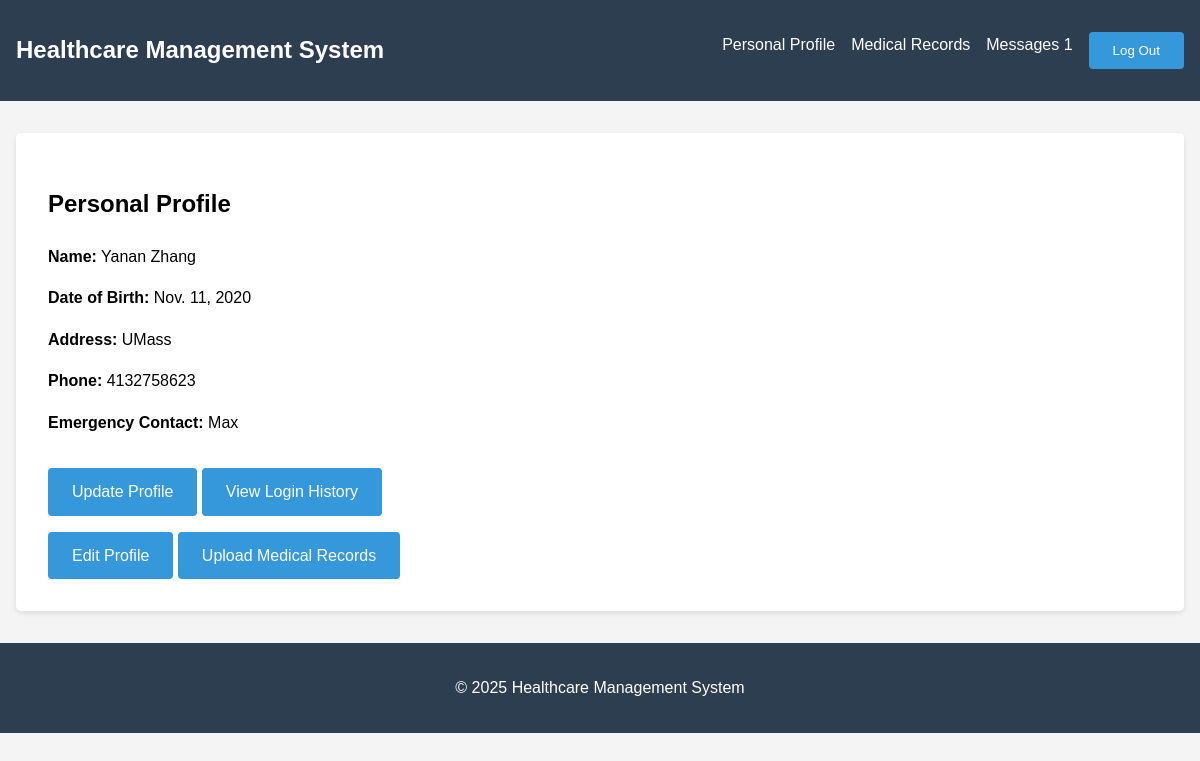
The page /profile/ (signed in) on the database its author committed.
### users/models.py (models this page shows, shortened)
class Patient(models.Model):
    user = models.OneToOneField(User, on_delete=models.CASCADE)
    name = models.CharField(max_length=200)
    date_of_birth = models.DateField(null=True, blank=True)
    address = models.TextField(blank=True)
    phone = models.CharField(max_length=20, blank=True)
    emergency_contact = models.TextField(blank=True)
    insurance_info = models.JSONField(blank=True, null=True)

### users/views.py (the view)
# urls.py: path('profile/', views.PatientProfileView.as_view(), name='patient_profile'),
class PatientProfileView(LoginRequiredMixin, DetailView):
    model = Patient
    template_name = 'users/profile.html'
    context_object_name = 'patient'
    def get_object(self):
        return self.request.user.patient

### users/templates/users/profile.html
{% extends 'base.html' %}
{% block content %}
<div class="profile-container">
    <h2>Personal Profile</h2>
    <div class="profile-details">
        <p><strong>Name:</strong> {{ patient.name }}</p>
        {% if patient.date_of_birth %}
            <p><strong>Date of Birth:</strong> {{ patient.date_of_birth }}</p>
        {% endif %}
        {% if patient.address %}
            <p><strong>Address:</strong> {{ patient.address }}</p>
        {% endif %}
        {% if patient.phone %}
            <p><strong>Phone:</strong> {{ patient.phone }}</p>
        {% endif %}
        {% if patient.emergency_contact %}
            <p><strong>Emergency Contact:</strong> {{ patient.emergency_contact }}</p>
        {% endif %}
    </div>
    <div class="mt-3">
        <a href="{% url 'profile_update' %}" class="btn btn-primary">Update Profile</a>
        <a href="{% url 'login_history' %}" class="btn btn-info">View Login History</a>
    </div>
    <a href="{% url 'profile_update' %}" class="btn">Edit Profile</a>
    <a href="{% url 'ehr_upload' %}" class="btn">Upload Medical Records</a>
</div>
{% endblock %}

### templates/base.html (style rules this page uses)
body { font-family: Arial, sans-serif; line-height: 1.6; margin: 0; padding: 0; background-color: #f4f4f4; }
.btn { display: inline-block; background-color: #3498db; color: white; text-decoration: none; padding: 0.7rem 1.5rem; border-radius: 4px; margin-top: 1rem; }

### rows shown on the page
Patient: name "Yanan Zhang", date_of_birth "Nov. 11, 2020", address "UMass", phone "4132758623", emergency_contact "Max"
